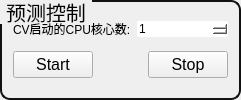
            <widget class="QGroupBox" name="groupBox_5">
             <property name="sizePolicy">
              <sizepolicy hsizetype="Preferred" vsizetype="Fixed">
               <horstretch>0</horstretch>
               <verstretch>0</verstretch>
              </sizepolicy>
             </property>
             <property name="maximumSize">
              <size>
               <width>16777215</width>
               <height>16777215</height>
              </size>
             </property>
             <property name="styleSheet">
              <string notr="true">QGroupBox{
    border: 2px solid rgb(17, 17, 17);
    border-radius: 10px;
    margin-top: 0.5em;
	font-family: &quot;黑体&quot;;
    font-size: 20px;
}

QGroupBox::title {
    subcontrol-origin: margin;
    subcontrol-position: top left;
    padding: 0 3px;
}
</string>
             </property>
             <property name="title">
              <string>预测控制</string>
             </property>
             <layout class="QVBoxLayout" name="verticalLayout_10">
              <item>
               <layout class="QHBoxLayout" name="horizontalLayout_3">
                <item>
                 <widget class="QLabel" name="label_3">
                  <property name="toolTip">
                   <string>&lt;html&gt;&lt;head/&gt;&lt;body&gt;&lt;p align=&quot;justify&quot;&gt;&lt;span style=&quot; font-size:12pt;&quot;&gt;需要注意的是，这个参数只在数据量很大时才会有效果，对于较小的数据集，使用多核反而会导致程序运行变慢。另外，有些算法本身并不支持并行计算，此时设置n_jobs也不会起到加速的作用。&lt;br/&gt;&lt;/span&gt;&lt;/p&gt;&lt;/body&gt;&lt;/html&gt;</string>
                  </property>
                  <property name="text">
                   <string>CV启动的CPU核心数:</string>
                  </property>
                  <property name="alignment">
                   <set>Qt::AlignJustify|Qt::AlignVCenter</set>
                  </property>
                 </widget>
                </item>
                <item>
                 <widget class="QSpinBox" name="spinBox_3">
                  <property name="styleSheet">
                   <string notr="true">QSpinBox {
    border: none;
    border-radius: 2px;
    background-color: white;
}
</string>
                  </property>
                  <property name="minimum">
                   <number>1</number>
                  </property>
                  <property name="value">
                   <number>1</number>
                  </property>
                 </widget>
                </item>
               </layout>
              </item>
              <item>
               <layout class="QHBoxLayout" name="horizontalLayout_5">
                <property name="spacing">
                 <number>15</number>
                </property>
                <item>
                 <widget class="QPushButton" name="pushButton_2">
                  <property name="font">
                   <font>
                    <family>Microsoft YaHei UI</family>
                    <pointsize>12</pointsize>
                   </font>
                  </property>
                  <property name="text">
                   <string>Start</string>
                  </property>
                 </widget>
                </item>
                <item>
                 <spacer name="horizontalSpacer">
                  <property name="orientation">
                   <enum>Qt::Horizontal</enum>
                  </property>
                  <property name="sizeHint" stdset="0">
                   <size>
                    <width>40</width>
                    <height>20</height>
                   </size>
                  </property>
                 </spacer>
                </item>
                <item>
                 <widget class="QPushButton" name="pushButton_3">
                  <property name="font">
                   <font>
                    <family>Microsoft YaHei UI</family>
                    <pointsize>12</pointsize>
                   </font>
                  </property>
                  <property name="text">
                   <string>Stop</string>
                  </property>
                 </widget>
                </item>
               </layout>
              </item>
             </layout>
            </widget>
